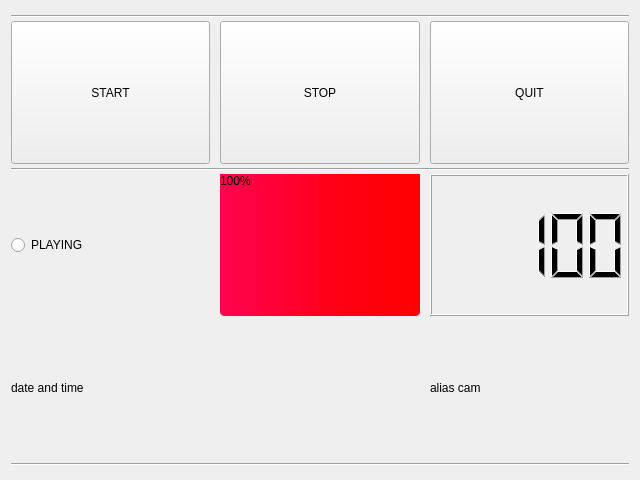
      <widget class="QWidget" name="tab_1">
       <property name="sizePolicy">
        <sizepolicy hsizetype="Expanding" vsizetype="Expanding">
         <horstretch>0</horstretch>
         <verstretch>0</verstretch>
        </sizepolicy>
       </property>
       <property name="minimumSize">
        <size>
         <width>640</width>
         <height>480</height>
        </size>
       </property>
       <property name="maximumSize">
        <size>
         <width>3840</width>
         <height>2160</height>
        </size>
       </property>
       <attribute name="title">
        <string>MANAGEMENT</string>
       </attribute>
       <layout class="QVBoxLayout" name="verticalLayout_3">
        <item>
         <layout class="QHBoxLayout" name="horizontalLayout_1">
          <item>
           <layout class="QGridLayout" name="grid_1_1">
            <property name="horizontalSpacing">
             <number>10</number>
            </property>
            <property name="verticalSpacing">
             <number>0</number>
            </property>
            <item row="1" column="1">
             <widget class="QPushButton" name="START_btn">
              <property name="sizePolicy">
               <sizepolicy hsizetype="Expanding" vsizetype="Expanding">
                <horstretch>0</horstretch>
                <verstretch>0</verstretch>
               </sizepolicy>
              </property>
              <property name="maximumSize">
               <size>
                <width>3840</width>
                <height>2160</height>
               </size>
              </property>
              <property name="text">
               <string>START</string>
              </property>
             </widget>
            </item>
            <item row="7" column="1" colspan="3">
             <widget class="Line" name="line_9">
              <property name="sizePolicy">
               <sizepolicy hsizetype="Expanding" vsizetype="Minimum">
                <horstretch>0</horstretch>
                <verstretch>0</verstretch>
               </sizepolicy>
              </property>
              <property name="minimumSize">
               <size>
                <width>0</width>
                <height>10</height>
               </size>
              </property>
              <property name="maximumSize">
               <size>
                <width>3840</width>
                <height>2160</height>
               </size>
              </property>
              <property name="orientation">
               <enum>Qt::Horizontal</enum>
              </property>
             </widget>
            </item>
            <item row="4" column="2">
             <widget class="QProgressBar" name="progressBar">
              <property name="sizePolicy">
               <sizepolicy hsizetype="Expanding" vsizetype="Expanding">
                <horstretch>0</horstretch>
                <verstretch>0</verstretch>
               </sizepolicy>
              </property>
              <property name="maximumSize">
               <size>
                <width>3840</width>
                <height>2160</height>
               </size>
              </property>
              <property name="styleSheet">
               <string notr="true">QProgressBar::chunk {background: QLinearGradient( x1: 0, y1: 0, x2: 1, y2: 0,stop: 0 #FF0350,stop: 0.4999 #FF0020,stop: 0.5 #FF0019,stop: 1 #FF0000 );border-bottom-right-radius: 5px;border-bottom-left-radius: 5px;border: .px solid black;}</string>
              </property>
              <property name="value">
               <number>100</number>
              </property>
             </widget>
            </item>
            <item row="1" column="3">
             <widget class="QPushButton" name="QUIT_btn">
              <property name="sizePolicy">
               <sizepolicy hsizetype="Expanding" vsizetype="Expanding">
                <horstretch>0</horstretch>
                <verstretch>0</verstretch>
               </sizepolicy>
              </property>
              <property name="maximumSize">
               <size>
                <width>3840</width>
                <height>2160</height>
               </size>
              </property>
              <property name="text">
               <string>QUIT</string>
              </property>
             </widget>
            </item>
            <item row="1" column="2">
             <widget class="QPushButton" name="STOP_btn">
              <property name="sizePolicy">
               <sizepolicy hsizetype="Expanding" vsizetype="Expanding">
                <horstretch>0</horstretch>
                <verstretch>0</verstretch>
               </sizepolicy>
              </property>
              <property name="maximumSize">
               <size>
                <width>3840</width>
                <height>2160</height>
               </size>
              </property>
              <property name="text">
               <string>STOP</string>
              </property>
             </widget>
            </item>
            <item row="4" column="1">
             <widget class="QRadioButton" name="playing_radioButton">
              <property name="sizePolicy">
               <sizepolicy hsizetype="Expanding" vsizetype="Expanding">
                <horstretch>0</horstretch>
                <verstretch>0</verstretch>
               </sizepolicy>
              </property>
              <property name="maximumSize">
               <size>
                <width>3840</width>
                <height>2160</height>
               </size>
              </property>
              <property name="text">
               <string>PLAYING</string>
              </property>
              <property name="checkable">
               <bool>true</bool>
              </property>
              <property name="checked">
               <bool>false</bool>
              </property>
             </widget>
            </item>
            <item row="5" column="1" colspan="2">
             <widget class="QLabel" name="label_time">
              <property name="sizePolicy">
               <sizepolicy hsizetype="Expanding" vsizetype="Expanding">
                <horstretch>0</horstretch>
                <verstretch>0</verstretch>
               </sizepolicy>
              </property>
              <property name="maximumSize">
               <size>
                <width>3840</width>
                <height>2160</height>
               </size>
              </property>
              <property name="text">
               <string>date and time</string>
              </property>
             </widget>
            </item>
            <item row="4" column="3">
             <widget class="QLCDNumber" name="lcdNumber">
              <property name="sizePolicy">
               <sizepolicy hsizetype="Expanding" vsizetype="Expanding">
                <horstretch>0</horstretch>
                <verstretch>0</verstretch>
               </sizepolicy>
              </property>
              <property name="maximumSize">
               <size>
                <width>3840</width>
                <height>2160</height>
               </size>
              </property>
              <property name="value" stdset="0">
               <double>100.000000000000000</double>
              </property>
             </widget>
            </item>
            <item row="5" column="3">
             <widget class="QLabel" name="label_info">
              <property name="sizePolicy">
               <sizepolicy hsizetype="Expanding" vsizetype="Expanding">
                <horstretch>0</horstretch>
                <verstretch>0</verstretch>
               </sizepolicy>
              </property>
              <property name="maximumSize">
               <size>
                <width>3840</width>
                <height>2160</height>
               </size>
              </property>
              <property name="text">
               <string>alias cam</string>
              </property>
             </widget>
            </item>
            <item row="0" column="1" colspan="3">
             <widget class="Line" name="line_8">
              <property name="sizePolicy">
               <sizepolicy hsizetype="Expanding" vsizetype="Minimum">
                <horstretch>0</horstretch>
                <verstretch>0</verstretch>
               </sizepolicy>
              </property>
              <property name="minimumSize">
               <size>
                <width>0</width>
                <height>10</height>
               </size>
              </property>
              <property name="maximumSize">
               <size>
                <width>3840</width>
                <height>2160</height>
               </size>
              </property>
              <property name="orientation">
               <enum>Qt::Horizontal</enum>
              </property>
             </widget>
            </item>
            <item row="3" column="1" colspan="3">
             <widget class="Line" name="line_7">
              <property name="sizePolicy">
               <sizepolicy hsizetype="Expanding" vsizetype="Minimum">
                <horstretch>0</horstretch>
                <verstretch>0</verstretch>
               </sizepolicy>
              </property>
              <property name="minimumSize">
               <size>
                <width>0</width>
                <height>10</height>
               </size>
              </property>
              <property name="maximumSize">
               <size>
                <width>3840</width>
                <height>2160</height>
               </size>
              </property>
              <property name="orientation">
               <enum>Qt::Horizontal</enum>
              </property>
             </widget>
            </item>
           </layout>
          </item>
         </layout>
        </item>
       </layout>
      </widget>
